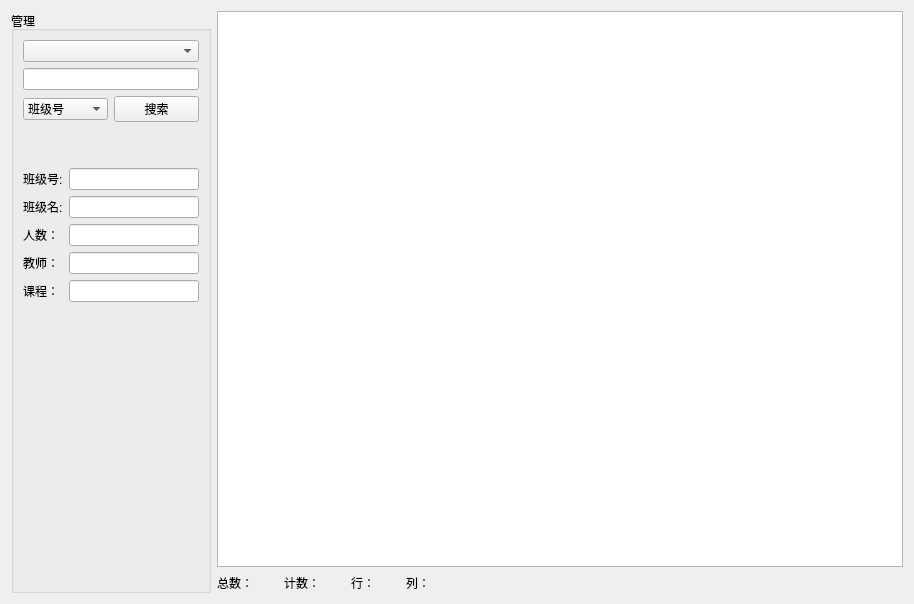
<?xml version="1.0" encoding="UTF-8"?>
<ui version="4.0">
 <class>scoreSelectForm</class>
 <widget class="QWidget" name="scoreSelectForm">
  <property name="geometry">
   <rect>
    <x>0</x>
    <y>0</y>
    <width>914</width>
    <height>604</height>
   </rect>
  </property>
  <property name="windowTitle">
   <string>Form</string>
  </property>
  <layout class="QGridLayout" name="gridLayout">
   <item row="0" column="0">
    <widget class="QGroupBox" name="groupBox">
     <property name="sizePolicy">
      <sizepolicy hsizetype="Preferred" vsizetype="Preferred">
       <horstretch>0</horstretch>
       <verstretch>0</verstretch>
      </sizepolicy>
     </property>
     <property name="minimumSize">
      <size>
       <width>200</width>
       <height>0</height>
      </size>
     </property>
     <property name="maximumSize">
      <size>
       <width>200</width>
       <height>16777215</height>
      </size>
     </property>
     <property name="title">
      <string>管理</string>
     </property>
     <layout class="QGridLayout" name="gridLayout_2">
      <item row="0" column="0" colspan="2">
       <widget class="QComboBox" name="comboBox_ItemClass">
        <property name="editable">
         <bool>false</bool>
        </property>
        <property name="currentIndex">
         <number>-1</number>
        </property>
        <property name="placeholderText">
         <string>选择学生</string>
        </property>
        <item>
         <property name="text">
          <string>我的学生</string>
         </property>
        </item>
        <item>
         <property name="text">
          <string>所有学生</string>
         </property>
        </item>
       </widget>
      </item>
      <item row="1" column="0" colspan="2">
       <widget class="QLineEdit" name="lineEdit_Select"/>
      </item>
      <item row="2" column="0">
       <widget class="QComboBox" name="comboBox_ItemSelect">
        <item>
         <property name="text">
          <string>班级号</string>
         </property>
        </item>
        <item>
         <property name="text">
          <string>班级名</string>
         </property>
        </item>
        <item>
         <property name="text">
          <string>职工号</string>
         </property>
        </item>
       </widget>
      </item>
      <item row="2" column="1">
       <widget class="QPushButton" name="pushButton_Select">
        <property name="text">
         <string>搜索</string>
        </property>
       </widget>
      </item>
      <item row="3" column="0">
       <spacer name="verticalSpacer">
        <property name="orientation">
         <enum>Qt::Vertical</enum>
        </property>
        <property name="sizeType">
         <enum>QSizePolicy::Minimum</enum>
        </property>
        <property name="sizeHint" stdset="0">
         <size>
          <width>20</width>
          <height>40</height>
         </size>
        </property>
       </spacer>
      </item>
      <item row="4" column="0" colspan="2">
       <layout class="QFormLayout" name="formLayout">
        <item row="0" column="0">
         <widget class="QLabel" name="label_classNum">
          <property name="text">
           <string>班级号:</string>
          </property>
         </widget>
        </item>
        <item row="0" column="1">
         <widget class="QLineEdit" name="lineEdit_classNum"/>
        </item>
        <item row="1" column="0">
         <widget class="QLabel" name="label_className">
          <property name="text">
           <string>班级名:</string>
          </property>
         </widget>
        </item>
        <item row="1" column="1">
         <widget class="QLineEdit" name="lineEdit_className"/>
        </item>
        <item row="2" column="0">
         <widget class="QLabel" name="label_classStuAmount">
          <property name="text">
           <string>人数：</string>
          </property>
         </widget>
        </item>
        <item row="2" column="1">
         <widget class="QLineEdit" name="lineEdit_classStuAmount"/>
        </item>
        <item row="3" column="0">
         <widget class="QLabel" name="label_classTchAmount">
          <property name="text">
           <string>教师：</string>
          </property>
         </widget>
        </item>
        <item row="3" column="1">
         <widget class="QLineEdit" name="lineEdit_classTchAmount"/>
        </item>
        <item row="4" column="0">
         <widget class="QLabel" name="label_classSubAmount">
          <property name="text">
           <string>课程：</string>
          </property>
         </widget>
        </item>
        <item row="4" column="1">
         <widget class="QLineEdit" name="lineEdit_classSubAmount"/>
        </item>
       </layout>
      </item>
      <item row="5" column="0">
       <spacer name="verticalSpacer_2">
        <property name="orientation">
         <enum>Qt::Vertical</enum>
        </property>
        <property name="sizeHint" stdset="0">
         <size>
          <width>20</width>
          <height>108</height>
         </size>
        </property>
       </spacer>
      </item>
     </layout>
    </widget>
   </item>
   <item row="0" column="1">
    <layout class="QVBoxLayout" name="verticalLayout">
     <item>
      <widget class="QTableView" name="tableView"/>
     </item>
     <item>
      <layout class="QHBoxLayout" name="horizontalLayout_2">
       <item>
        <layout class="QHBoxLayout" name="horizontalLayout" stretch="1,2,1,2,1,2,1,2">
         <item>
          <widget class="QLabel" name="label_sum">
           <property name="text">
            <string>总数：</string>
           </property>
          </widget>
         </item>
         <item>
          <widget class="QLabel" name="label_sumNum">
           <property name="layoutDirection">
            <enum>Qt::LeftToRight</enum>
           </property>
           <property name="text">
            <string/>
           </property>
          </widget>
         </item>
         <item>
          <widget class="QLabel" name="label_count">
           <property name="text">
            <string>计数：</string>
           </property>
          </widget>
         </item>
         <item>
          <widget class="QLabel" name="label_countNum">
           <property name="sizePolicy">
            <sizepolicy hsizetype="Preferred" vsizetype="Preferred">
             <horstretch>0</horstretch>
             <verstretch>0</verstretch>
            </sizepolicy>
           </property>
           <property name="text">
            <string/>
           </property>
          </widget>
         </item>
         <item>
          <widget class="QLabel" name="label_row">
           <property name="text">
            <string>行：</string>
           </property>
          </widget>
         </item>
         <item>
          <widget class="QLabel" name="label_rowNum">
           <property name="text">
            <string/>
           </property>
          </widget>
         </item>
         <item>
          <widget class="QLabel" name="label_col">
           <property name="text">
            <string>列：</string>
           </property>
          </widget>
         </item>
         <item>
          <widget class="QLabel" name="label_colNum">
           <property name="text">
            <string/>
           </property>
          </widget>
         </item>
        </layout>
       </item>
       <item>
        <spacer name="horizontalSpacer">
         <property name="orientation">
          <enum>Qt::Horizontal</enum>
         </property>
         <property name="sizeHint" stdset="0">
          <size>
           <width>448</width>
           <height>20</height>
          </size>
         </property>
        </spacer>
       </item>
      </layout>
     </item>
    </layout>
   </item>
  </layout>
 </widget>
 <resources/>
 <connections/>
</ui>
